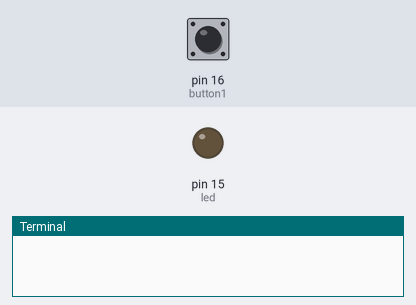
Bench run of a program on a simulated Raspberry Pi (header pin numbers). On the bench: output pins drawn as LEDs (lit = HIGH), the last lines printed to the terminal. Dashed ring = blinking. The test bench sets the inputs (shaded band); at power-on: pin 16 (button1) HIGH. The clock reads 2024-03-15 10:24:30 at power-on unless the program sets it.

Above: at 1.2 s.
1.3 s: pin 16 (button1) pulled LOW for 0.15 s
At 3.1 s:
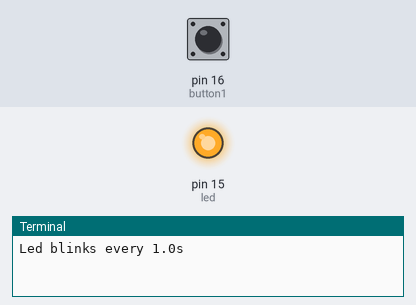
4.4 s: pin 16 (button1) pulled LOW for 1 s
6.9 s: pin 16 (button1) pulled LOW for 3.2 s
At 8.6 s:
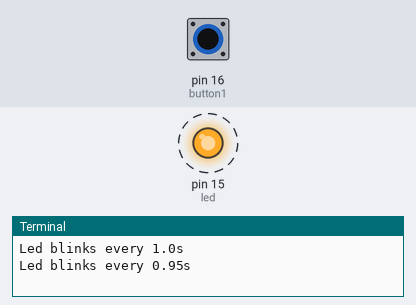
Timing chart, 0 to 19.1 s (numbered marks = the images above; inputs shaded):
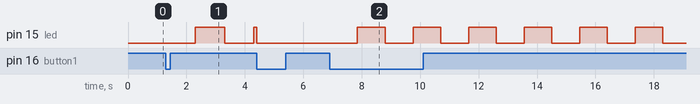

The program:

pushbutton_flashled.py
```python
import RPi.GPIO as GPIO
from time import sleep
from time import time

GPIO.setmode(GPIO.BOARD)
GPIO.setwarnings(False) # Ignore warning for now
button1=16
led=15

GPIO.setup(button1, GPIO.IN, pull_up_down=GPIO.PUD_UP)
GPIO.setup(button1, GPIO.IN, pull_up_down=GPIO.PUD_UP)
GPIO.setup(led, GPIO.OUT, initial=GPIO.LOW)

estadoBotao = True
estAntBotao = True
estadoPisca = False

delay1 = 0
fast = 0

try:
    while True: # Run forever
        estadoBotao = GPIO.input(button1)

        if (not estadoBotao and estAntBotao):
            estadoPisca = not estadoPisca
            if estadoPisca == True:
                fast = fast + 50
                print("Led blinks every " + str(float((1050-fast)/1000)) + "s")

        estAntBotao = estadoBotao

        if estadoPisca:
            if (int(time()*1000)- delay1) >= (1050 - fast):
                GPIO.output(led, GPIO.HIGH)

            if (int(time()*1000)- delay1) < (1050 - fast):
                GPIO.output(led, GPIO.LOW)

            if (int(time()*1000)- delay1) >= (2100 - fast * 2):
                delay1 = int(time()*1000)

        else:
            GPIO.output(led, GPIO.LOW)

finally:
    GPIO.output(led, GPIO.LOW)
    GPIO.cleanup()
```

Measured:
- after the input at 1.3 s, pin 15 (led): LOW → HIGH after 1.0 s, → LOW 1.0 s later, → HIGH 1.0 s later
- after the input at 6.9 s, pin 15 (led): alternates HIGH for 0.95 s and LOW for 0.95 s, starting after 0.95 s
